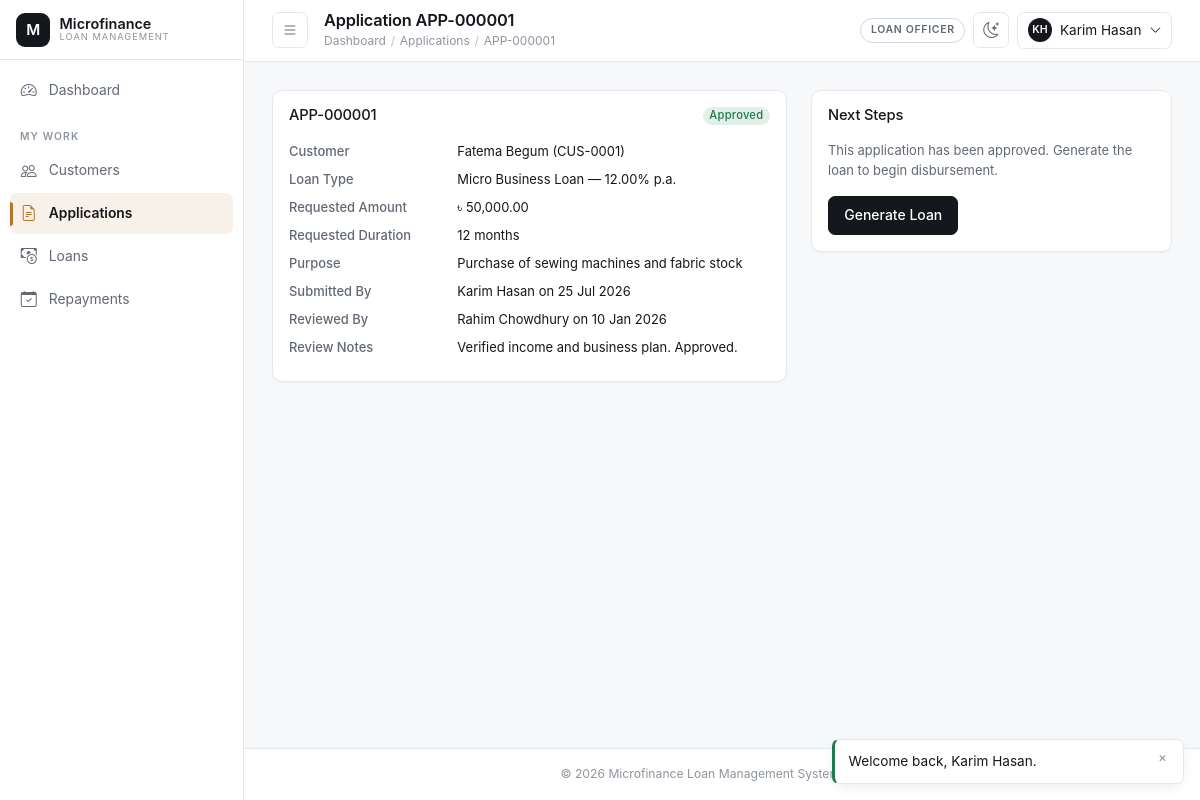
/officer/applications/view.php?id=1 (signed in), run on the app's committed database.
### tables this page shows
CREATE TABLE loan_applications (
    application_id    INT UNSIGNED AUTO_INCREMENT PRIMARY KEY,
    application_code  VARCHAR(20) NOT NULL UNIQUE,
    customer_id        INT UNSIGNED NOT NULL,
    loan_type_id        INT UNSIGNED NOT NULL,
    requested_amount   DECIMAL(14,2) NOT NULL,
    requested_duration_months INT UNSIGNED NOT NULL,
    purpose             VARCHAR(255) DEFAULT NULL,
    status               ENUM('pending','approved','rejected','returned') NOT NULL DEFAULT 'pending',
    review_notes         VARCHAR(500) DEFAULT NULL,
    submitted_by         INT UNSIGNED NOT NULL COMMENT 'user_id of officer who filed it',
    reviewed_by           INT UNSIGNED DEFAULT NULL,
    reviewed_at            DATETIME DEFAULT NULL,
    created_at              TIMESTAMP NOT NULL DEFAULT CURRENT_TIMESTAMP,
    updated_at              TIMESTAMP NOT NULL DEFAULT CURRENT_TIMESTAMP ON UPDATE CURRENT_TIMESTAMP,
    CONSTRAINT fk_apps_customer FOREIGN KEY (customer_id) REFERENCES customers(customer_id)
        ON UPDATE CASCADE ON DELETE RESTRICT,
    CONSTRAINT fk_apps_loan_type FOREIGN KEY (loan_type_id) REFERENCES loan_types(loan_type_id)
        ON UPDATE CASCADE ON DELETE RESTRICT,
    CONSTRAINT fk_apps_submitted_by FOREIGN KEY (submitted_by) REFERENCES users(user_id)
        ON UPDATE CASCADE ON DELETE RESTRICT,
    CONSTRAINT fk_apps_reviewed_by FOREIGN KEY (reviewed_by) REFERENCES users(user_id)
        ON UPDATE CASCADE ON DELETE SET NULL,
    CONSTRAINT chk_apps_amount CHECK (requested_amount > 0),
    CONSTRAINT chk_apps_duration CHECK (requested_duration_months > 0),
    INDEX idx_apps_status (status),
    INDEX idx_apps_customer (customer_id)
);

CREATE TABLE users (
    user_id        INT UNSIGNED AUTO_INCREMENT PRIMARY KEY,
    role_id        INT UNSIGNED NOT NULL,
    full_name      VARCHAR(120) NOT NULL,
    username       VARCHAR(60) NOT NULL UNIQUE,
    email          VARCHAR(120) NOT NULL UNIQUE,
    phone          VARCHAR(20) DEFAULT NULL,
    password_hash  VARCHAR(255) NOT NULL,
    status         ENUM('active','inactive','suspended') NOT NULL DEFAULT 'active',
    remember_token VARCHAR(255) DEFAULT NULL,
    last_login_at  DATETIME DEFAULT NULL,
    created_by     INT UNSIGNED DEFAULT NULL,
    created_at     TIMESTAMP NOT NULL DEFAULT CURRENT_TIMESTAMP,
    updated_at     TIMESTAMP NOT NULL DEFAULT CURRENT_TIMESTAMP ON UPDATE CURRENT_TIMESTAMP,
    CONSTRAINT fk_users_role FOREIGN KEY (role_id) REFERENCES roles(role_id)
        ON UPDATE CASCADE ON DELETE RESTRICT,
    CONSTRAINT fk_users_created_by FOREIGN KEY (created_by) REFERENCES users(user_id)
        ON UPDATE CASCADE ON DELETE SET NULL,
    INDEX idx_users_role (role_id),
    INDEX idx_users_status (status)
);

CREATE TABLE customers (
    customer_id      INT UNSIGNED AUTO_INCREMENT PRIMARY KEY,
    user_id          INT UNSIGNED NOT NULL UNIQUE,
    customer_code    VARCHAR(20) NOT NULL UNIQUE,
    national_id      VARCHAR(40) NOT NULL UNIQUE,
    date_of_birth    DATE NOT NULL,
    gender           ENUM('male','female','other') NOT NULL,
    address_line     VARCHAR(255) NOT NULL,
    city             VARCHAR(100) NOT NULL,
    occupation       VARCHAR(100) DEFAULT NULL,
    monthly_income   DECIMAL(14,2) DEFAULT NULL,
    status           ENUM('active','inactive','blacklisted') NOT NULL DEFAULT 'active',
    registered_by    INT UNSIGNED NOT NULL,
    created_at       TIMESTAMP NOT NULL DEFAULT CURRENT_TIMESTAMP,
    updated_at       TIMESTAMP NOT NULL DEFAULT CURRENT_TIMESTAMP ON UPDATE CURRENT_TIMESTAMP,
    CONSTRAINT fk_customers_user FOREIGN KEY (user_id) REFERENCES users(user_id)
        ON UPDATE CASCADE ON DELETE CASCADE,
    CONSTRAINT fk_customers_registered_by FOREIGN KEY (registered_by) REFERENCES users(user_id)
        ON UPDATE CASCADE ON DELETE RESTRICT,
    CONSTRAINT chk_customers_income CHECK (monthly_income IS NULL OR monthly_income >= 0),
    INDEX idx_customers_status (status),
    INDEX idx_customers_city (city)
);

CREATE TABLE loan_types (
    loan_type_id     INT UNSIGNED AUTO_INCREMENT PRIMARY KEY,
    type_name        VARCHAR(100) NOT NULL UNIQUE,
    description      VARCHAR(255) DEFAULT NULL,
    interest_rate    DECIMAL(5,2) NOT NULL COMMENT 'Annual % rate',
    min_amount       DECIMAL(14,2) NOT NULL,
    max_amount       DECIMAL(14,2) NOT NULL,
    min_duration_months INT UNSIGNED NOT NULL,
    max_duration_months INT UNSIGNED NOT NULL,
    processing_fee_pct DECIMAL(5,2) NOT NULL DEFAULT 0.00,
    status           ENUM('active','inactive') NOT NULL DEFAULT 'active',
    created_at       TIMESTAMP NOT NULL DEFAULT CURRENT_TIMESTAMP,
    updated_at       TIMESTAMP NOT NULL DEFAULT CURRENT_TIMESTAMP ON UPDATE CURRENT_TIMESTAMP,
    CONSTRAINT chk_loan_types_amounts CHECK (max_amount >= min_amount),
    CONSTRAINT chk_loan_types_duration CHECK (max_duration_months >= min_duration_months),
    CONSTRAINT chk_loan_types_rate CHECK (interest_rate >= 0)
);

### includes/auth.php (called while the page is built, shortened)
<?php
require_once __DIR__ . '/functions.php';
function is_logged_in(): bool
{
    return !empty($_SESSION['user_id']) && !empty($_SESSION['role_id']);
}
function current_user(): ?array
{
    return [
        'user_id'     => (int) $_SESSION['user_id'],
        'role_id'     => (int) $_SESSION['role_id'],
        'role_name'   => (string) $_SESSION['role_name'],
        'full_name'   => (string) $_SESSION['full_name'],
        'username'    => (string) $_SESSION['username'],
        'customer_id' => isset($_SESSION['customer_id']) ? (int) $_SESSION['customer_id'] : null,
    ];
}
function role_home_path(int $roleId): string
{
    return match ($roleId) {
        ROLE_ADMIN    => '/admin/dashboard.php',
        ROLE_MANAGER  => '/manager/dashboard.php',
        ROLE_OFFICER  => '/officer/dashboard.php',
        ROLE_CASHIER  => '/cashier/dashboard.php',
        ROLE_CUSTOMER => '/customer/dashboard.php',
        default       => '/auth/login_employee.php',
    };
}

### officer/applications/view.php (the view, shortened to what this page needs)
<?php
$id = (int) ($_GET['id'] ?? 0);
$pdo = Database::getConnection();
$stmt = $pdo->prepare(
    "SELECT a.*, uc.full_name AS customer_name, c.customer_code, lt.type_name, lt.interest_rate,
            uo.full_name AS officer_name, ur.full_name AS reviewer_name
     FROM loan_applications a
     INNER JOIN customers c ON c.customer_id = a.customer_id
     INNER JOIN users uc ON uc.user_id = c.user_id
     INNER JOIN loan_types lt ON lt.loan_type_id = a.loan_type_id
     INNER JOIN users uo ON uo.user_id = a.submitted_by
     LEFT JOIN users ur ON ur.user_id = a.reviewed_by
     WHERE a.application_id = :id"
);
$stmt->execute(['id' => $id]);
$app = $stmt->fetch();
$pageTitle = 'Application ' . $app['application_code'];
$breadcrumb = ['Applications' => '/officer/applications/index.php', $app['application_code'] => null];
require_once __DIR__ . '/../../includes/header.php';
?>
<div class="row g-4">
    <div class="col-lg-7">
        <div class="mfs-card p-3">
            <div class="d-flex justify-content-between align-items-start mb-3">
                <h2 class="h5 mb-0"><?= e($app['application_code']) ?></h2>
                <?= status_badge($app['status']) ?>
            </div>
            <dl class="row small mb-0">
                <dt class="col-4">Customer</dt><dd class="col-8"><?= e($app['customer_name']) ?> (<?= e($app['customer_code']) ?>)</dd>
                <dt class="col-4">Loan Type</dt><dd class="col-8"><?= e($app['type_name']) ?> — <?= number_format((float) $app['interest_rate'], 2) ?>% p.a.</dd>
                <dt class="col-4">Requested Amount</dt><dd class="col-8"><?= money($app['requested_amount']) ?></dd>
                <dt class="col-4">Requested Duration</dt><dd class="col-8"><?= (int) $app['requested_duration_months'] ?> months</dd>
                <dt class="col-4">Purpose</dt><dd class="col-8"><?= e($app['purpose'] ?? '—') ?></dd>
                <dt class="col-4">Submitted By</dt><dd class="col-8"><?= e($app['officer_name']) ?> on <?= display_date($app['created_at']) ?></dd>
                <?php if ($app['reviewed_by']): ?>
                    <dt class="col-4">Reviewed By</dt><dd class="col-8"><?= e($app['reviewer_name']) ?> on <?= display_date($app['reviewed_at']) ?></dd>
                    <dt class="col-4">Review Notes</dt><dd class="col-8"><?= e($app['review_notes'] ?? '—') ?></dd>
                <?php endif; ?>
            </dl>
        </div>
    </div>
    <div class="col-lg-5">
        <div class="mfs-card p-3">
            <h2 class="h6 mb-3">Next Steps</h2>
            <?php if ($app['status'] === 'approved'): ?>
                <p class="text-muted small">This application has been approved. Generate the loan to begin disbursement.</p>
                <a class="btn btn-navy" href="<?= e(BASE_URL) ?>/officer/loans/generate.php?application_id=<?= (int) $app['application_id'] ?>">Generate Loan</a>
            <?php elseif ($app['status'] === 'rejected'): ?>
                <p class="text-muted small">This application was rejected. See the review notes for the reason.</p>
            <?php else: ?>
                <p class="text-muted small">Awaiting review by a Manager or Administrator.</p>
            <?php endif; ?>
        </div>
    </div>
</div>
<?php require_once __DIR__ . '/../../includes/footer.php'; ?>

### includes/header.php (shortened to what this page needs)
<?php
$user = current_user();
$pageTitle  = $pageTitle ?? APP_NAME;
$breadcrumb = $breadcrumb ?? [];
$initials = '';
foreach (preg_split('/\s+/', trim((string) $user['full_name'])) ?: [] as $part) {
    if ($part !== '' && mb_strlen($initials) < 2) {
        $initials .= mb_strtoupper(mb_substr($part, 0, 1));
    }
}
$initials = $initials !== '' ? $initials : '?';
?>
<!DOCTYPE html>
<html lang="en">
<head>
<?php require __DIR__ . '/head.php'; ?>
</head>
<body>
<div class="mfs-shell" id="mfsShell">
    <?php include __DIR__ . '/sidebar.php'; ?>
    <div class="mfs-main">
        <header class="mfs-topbar">
            <div class="d-flex align-items-center gap-2 gap-sm-3 min-w-0">
                <button id="sidebarToggle" class="mfs-icon-btn" type="button"
                        aria-label="Toggle navigation" aria-expanded="false" aria-controls="mfsSidebar"
                        title="Toggle navigation (\)">
                    <i class="bi bi-list" aria-hidden="true"></i>
                </button>
                <div class="min-w-0">
                    <h1><?= e($pageTitle) ?></h1>
                    <?php if (!empty($breadcrumb)): ?>
                        <nav class="mfs-breadcrumb" aria-label="Breadcrumb">
                            <a href="<?= e(BASE_URL . role_home_path((int) $user['role_id'])) ?>">Dashboard</a>
                            <?php foreach ($breadcrumb as $label => $url): ?>
                                <span class="sep" aria-hidden="true">/</span>
                                <?php if ($url): ?>
                                    <a href="<?= e(BASE_URL . $url) ?>"><?= e($label) ?></a>
                                <?php else: ?>
                                    <span aria-current="page"><?= e($label) ?></span>
                                <?php endif; ?>
                            <?php endforeach; ?>
                        </nav>
                    <?php endif; ?>
                </div>
            </div>
            <div class="d-flex align-items-center gap-2">
                <span class="role-badge"><?= e($user['role_name']) ?></span>
                <button type="button" class="mfs-icon-btn" data-theme-toggle aria-label="Switch colour theme">
                    <i class="bi" data-theme-icon aria-hidden="true"></i>
                </button>
                <div class="dropdown">
                    <button class="mfs-user-btn" type="button" data-bs-toggle="dropdown" aria-expanded="false">
                        <span class="mfs-avatar" aria-hidden="true"><?= e($initials) ?></span>
                        <span class="name"><?= e($user['full_name']) ?></span>
                        <i class="bi bi-chevron-down small" aria-hidden="true"></i>
                    </button>
                </div>
            </div>
        </header>
        <main class="mfs-content" id="mfs-content">

### includes/functions.php (shortened to what this page needs)
<?php
function e(mixed $value = null): string
{
    return htmlspecialchars((string) ($value ?? ''), ENT_QUOTES, 'UTF-8');
}
function money(mixed $amount, string $symbol = '৳'): string
{
    return $symbol . ' ' . number_format(is_numeric($amount) ? (float) $amount : 0.0, 2);
}
function display_date(?string $date, string $format = 'd M Y'): string
{
    $ts = strtotime($date);
    return $ts === false ? '—' : date($format, $ts);
}
function status_badge(string $status): string
{
    $slug = strtolower(str_replace(' ', '-', $status));
    return '<span class="badge badge-status-' . e($slug) . '">' . e(ucwords(str_replace('_', ' ', $status))) . '</span>';
}

### data on the page
loan_applications: submitted_by.full_name "Karim Hasan", application_code "APP-000001", status "Approved", users.full_name "Fatema Begum", customer.customer_code "CUS-0001", loan_type.type_name "Micro Business Loan", loan_type.interest_rate "12.00", requested_amount "৳ 50,000.00", requested_duration_months "12", purpose "Purchase of sewing machines and fabric stock", created_at "25 Jul 2026", reviewed_by.full_name "Rahim Chowdhury", reviewed_at "10 Jan 2026", review_notes "Verified income and business plan. Approved."

### other printed values
$label "Dashboard"
$item[3] "MY WORK"
$label "Customers"
$label "Applications"
$label "Loans"
$label "Repayments"
$pageTitle "Application APP-000001"
$label "APP-000001"
$user['role_name'] "LOAN OFFICER"
$initials "KH"
APP_NAME "Microfinance Loan Management System"
